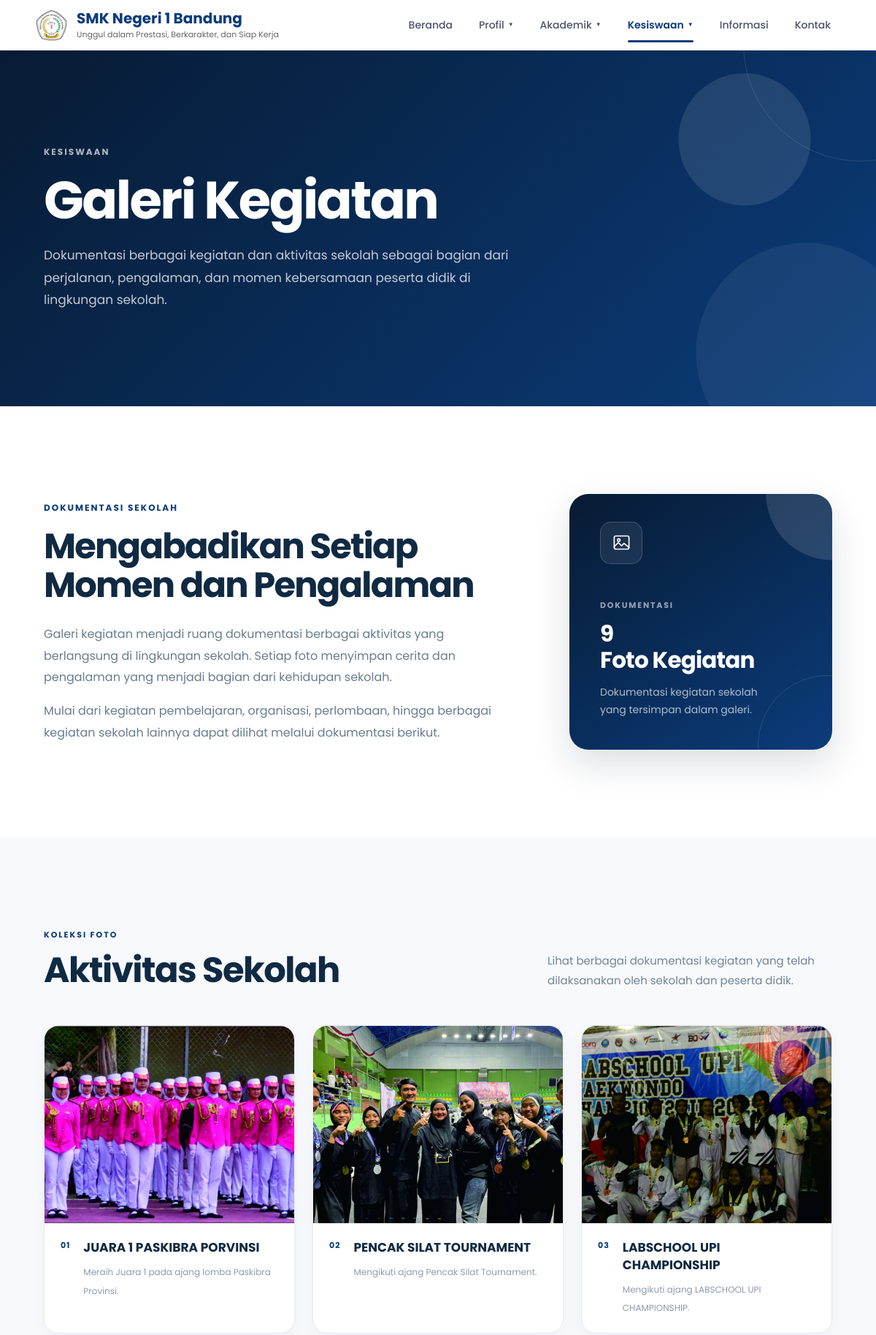
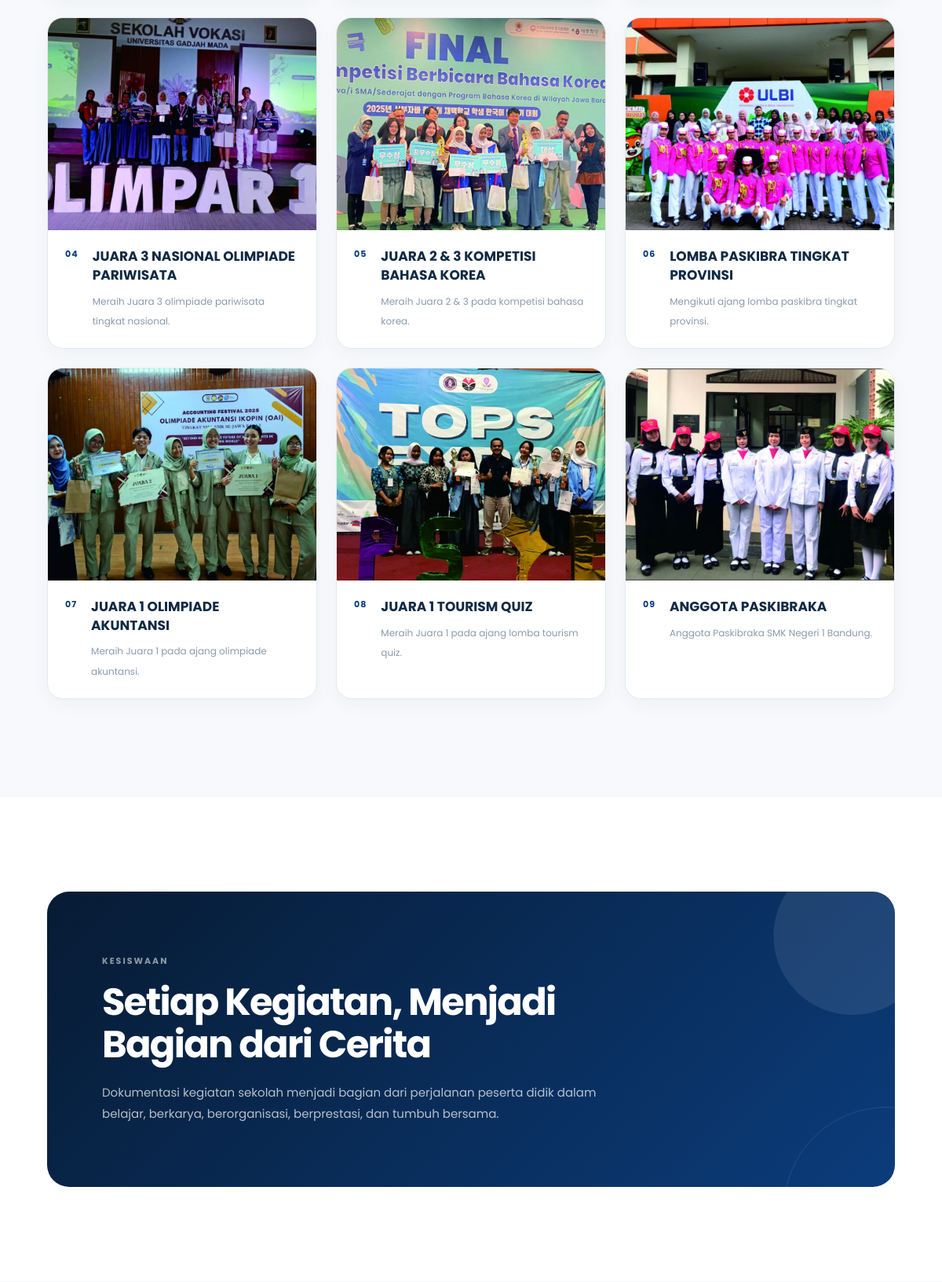
/pages/galeri.php (upper part), run on the app's committed database (2 pictures, top to bottom).
### tables this page shows
CREATE TABLE IF NOT EXISTS galeri (
  id INT UNSIGNED AUTO_INCREMENT PRIMARY KEY,
  judul_kegiatan VARCHAR(200) NOT NULL,
  foto VARCHAR(255) DEFAULT '',
  deskripsi TEXT,
  tanggal DATE DEFAULT NULL,
  created_at TIMESTAMP DEFAULT CURRENT_TIMESTAMP
);

### pages/galeri.php (the view, shortened to what this page needs)
<?php
require_once __DIR__ . '/../config/database.php';
include '../includes/header.php';
$galeri_data = $conn->query("SELECT id,judul_kegiatan,foto,deskripsi,tanggal FROM galeri ORDER BY id DESC")->fetch_all(MYSQLI_ASSOC);
$total_galeri = count($galeri_data);
?>
<div class="gallery-page">
    <section class="gallery-hero">
        <div class="container">
            <span class="gallery-label">KESISWAAN</span>
            <h1>Galeri Kegiatan</h1>
            <p>
                Dokumentasi berbagai kegiatan dan aktivitas sekolah sebagai
                bagian dari perjalanan, pengalaman, dan momen kebersamaan
                peserta didik di lingkungan sekolah.
            </p>
        </div>
    </section>
    <section class="gallery-intro">
        <div class="container">
            <div class="gallery-intro-grid">
                <div class="gallery-intro-text">
                    <span>DOKUMENTASI SEKOLAH</span>
                    <h2>
                        Mengabadikan Setiap
                        Momen dan Pengalaman
                    </h2>
                    <p>
                        Galeri kegiatan menjadi ruang dokumentasi berbagai
                        aktivitas yang berlangsung di lingkungan sekolah.
                        Setiap foto menyimpan cerita dan pengalaman yang
                        menjadi bagian dari kehidupan sekolah.
                    </p>
                    <p>
                        Mulai dari kegiatan pembelajaran, organisasi,
                        perlombaan, hingga berbagai kegiatan sekolah lainnya
                        dapat dilihat melalui dokumentasi berikut.
                    </p>
                </div>
                <div class="gallery-highlight">
                    <div class="gallery-highlight-icon">
                        <svg viewBox="0 0 24 24" aria-hidden="true">
                            <rect x="3" y="4" width="18" height="16" rx="2"></rect>
                            <circle cx="8.5" cy="9" r="1.5"></circle>
                            <path d="M3 17l5-5 4 4 3-3 6 5"></path>
                        </svg>
                    </div>
                    <span>DOKUMENTASI</span>
                    <strong>
                        <?php echo $total_galeri; ?><br>
                        Foto Kegiatan
                    </strong>
                    <p>
                        Dokumentasi kegiatan sekolah yang tersimpan dalam
                        galeri.
                    </p>
                </div>
            </div>
        </div>
    </section>
    <section class="gallery-section">
        <div class="container">
            <div class="gallery-section-heading">
                <div>
                    <span>KOLEKSI FOTO</span>
                    <h2>Aktivitas Sekolah</h2>
                </div>
                <p>
                    Lihat berbagai dokumentasi kegiatan yang telah
                    dilaksanakan oleh sekolah dan peserta didik.
                </p>
            </div>
            <?php if ($total_galeri > 0): ?>
                <div class="gallery-grid">
                    <?php
                    $nomor = 1;
                    foreach ($galeri_data as $row):
                        $judul = htmlspecialchars($row['judul_kegiatan']);
                        $foto  = htmlspecialchars($row['foto']);
                        $deskripsi = htmlspecialchars($row['deskripsi']);
                    ?>
                        <article class="gallery-card">
                            <div class="gallery-image">
                                <img
                                    src="../assets/galeri/<?php echo $foto; ?>"
                                    alt="<?php echo $judul; ?>"
                                    loading="lazy"
                                >
                            </div>
                            <div class="gallery-card-content">
                                <div class="gallery-card-number">
                                    <?php echo str_pad($nomor, 2, '0', STR_PAD_LEFT); ?>
                                </div>
                                <div class="gallery-card-info">
                                    <h3>
                                        <?php echo $judul; ?>
                                    </h3>
                                    <span>
                                        <?php echo $deskripsi; ?>
                                    </span>
                                </div>
                            </div>
                        </article>
                    <?php
                        $nomor++;
                    endforeach;
                    ?>
                </div>
            <?php endif; ?>
        </div>
    </section>
    <section class="gallery-closing">
        <div class="container">
            <div class="gallery-closing-inner">
                <span>KESISWAAN</span>
                <h2>
                    Setiap Kegiatan,
                    Menjadi Bagian dari Cerita
                </h2>
                <p>
                    Dokumentasi kegiatan sekolah menjadi bagian dari perjalanan
                    peserta didik dalam belajar, berkarya, berorganisasi,
                    berprestasi, dan tumbuh bersama.
                </p>
            </div>
        </div>
    </section>
</div>
<?php include '../includes/footer.php'; ?>

### css/common.css (style rules this page uses)
* { margin: 0; padding: 0; box-sizing: border-box; font-family: 'Poppins', sans-serif; }
body { background-color: #f8f9fa; color: #333; line-height: 1.6; }
.container { width: 90%; max-width: 1200px; margin: 0 auto; padding: 20px 0; }

### data on the page
galeri: foto (picture), nomor "01", judul_kegiatan "JUARA 1 PASKIBRA PORVINSI", deskripsi "Meraih Juara 1 pada ajang lomba Paskibra Provinsi."
galeri: foto (picture), nomor "02", judul_kegiatan "PENCAK SILAT TOURNAMENT", deskripsi "Mengikuti ajang Pencak Silat Tournament."
galeri: foto (picture), nomor "03", judul_kegiatan "LABSCHOOL UPI CHAMPIONSHIP", deskripsi "Mengikuti ajang LABSCHOOL UPI CHAMPIONSHIP."
galeri: foto (picture), nomor "04", judul_kegiatan "JUARA 3 NASIONAL OLIMPIADE PARIWISATA", deskripsi "Meraih Juara 3 olimpiade pariwisata tingkat nasional."
galeri: foto (picture), nomor "05", judul_kegiatan "JUARA 2 & 3 KOMPETISI BAHASA KOREA", deskripsi "Meraih Juara 2 & 3 pada kompetisi bahasa korea."
galeri: foto (picture), nomor "06", judul_kegiatan "LOMBA PASKIBRA TINGKAT PROVINSI", deskripsi "Mengikuti ajang lomba paskibra tingkat provinsi."
galeri: foto (picture), nomor "07", judul_kegiatan "JUARA 1 OLIMPIADE AKUNTANSI", deskripsi "Meraih Juara 1 pada ajang olimpiade akuntansi."
galeri: foto (picture), nomor "08", judul_kegiatan "JUARA 1 TOURISM QUIZ", deskripsi "Meraih Juara 1 pada ajang lomba tourism quiz."
galeri: foto (picture), nomor "09", judul_kegiatan "ANGGOTA PASKIBRAKA", deskripsi "Anggota Paskibraka SMK Negeri 1 Bandung."

### other printed values
$total_galeri "9"
